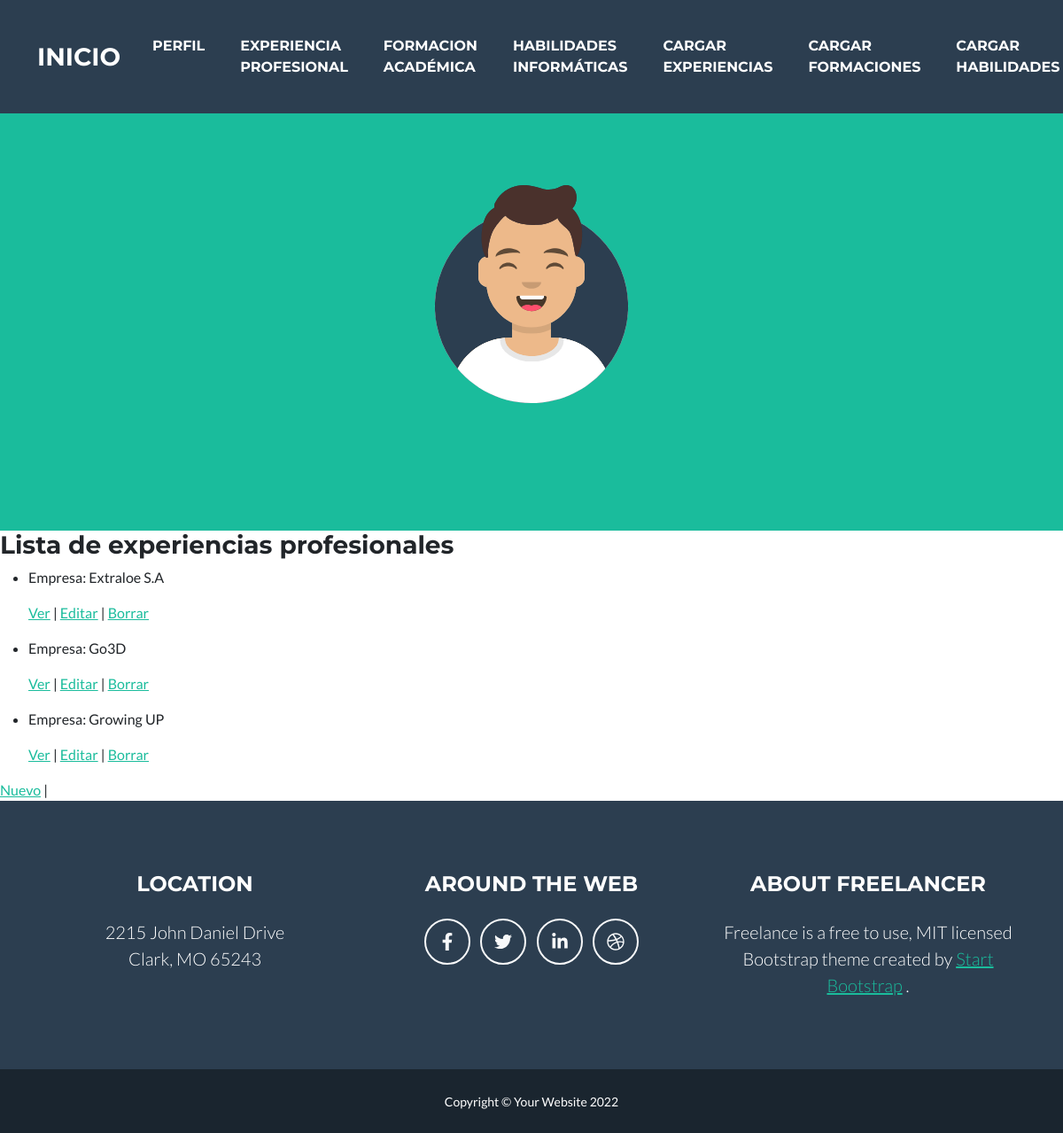
The page /AppFinal/experiencia/list on the database its author committed.
### AppFinal/models.py (models this page shows, shortened)
class ExProf(models.Model):
    empresa = models.CharField(max_length=40)
    puesto = models.CharField(max_length=40)
    fechaInicial = models.CharField(max_length=40)
    fechaFinal = models.CharField(max_length=40)
    descripcion = models.CharField(max_length=400)
    referencia = models.CharField(max_length=40)
    telefonoReferencia = models.IntegerField()

### AppFinal/views.py (the view)
# urls.py: path('experiencia/list', ExProfList.as_view(), name='List'),
class ExProfList(ListView):
    model = ExProf
    template_name = "AppFinal/experiencia_list.html"

### AppFinal/templates/AppFinal/experiencia_list.html
{% extends "AppFinal/padre.html" %}
{% load static %}
{% block contenidoQueCambia %}
<h3>Lista de experiencias profesionales</h3>
    <ul>
        {% for x in object_list %}
            <li>
                <p>Empresa: {{ x.empresa }} </p>
                <p>
                    <a href="{% url 'Detail' x.id %}">Ver</a> |
                    <a href="{% url 'Edit' x.id %}">Editar</a> |
                    <a href="{% url 'Delete' x.id %}">Borrar</a>
                </p>
            </li>
        {% endfor %}
    </ul>
    <a href="{% url 'New'  %}">Nuevo</a> |
{% endblock %}

### rows shown on the page
ExProf: empresa "Extraloe S.A"
ExProf: empresa "Go3D"
ExProf: empresa "Growing UP"
